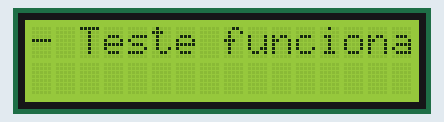
The sketch below on a simulated Arduino Uno, built with avr-gcc and run on an emulated ATmega328P. Parts: 16×2 character LCD.

Above: at 0.1 s.
At 5.1 s:
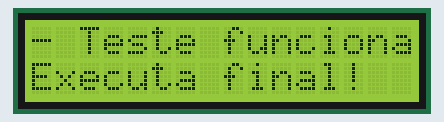
At 10.1 s:
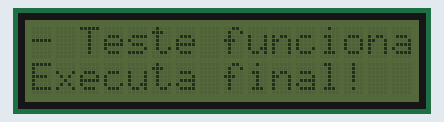
At 14.2 s:
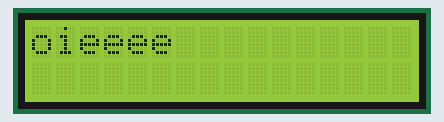
At 16.2 s:
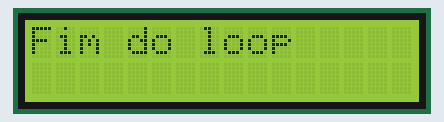

The sketch:

LCD_Com_I2C.ino
```cpp
/*
     CÓDIGO:  Q0624
     AUTOR:   BrincandoComIdeias
     LINK:    https://www.youtube.com/brincandocomideias ; https://cursodearduino.net/ ; https://cursoderobotica.net
     COMPRE:  https://www.arducore.com.br/
     SKETCH:  Exemplo LiquidCrystal_I2C
     DATA:    11/02/2020
*/

// INCLUSÃO DE BIBLIOTECAS
#include <Wire.h>
#include <LiquidCrystal_I2C.h>

// DEFINIÇÕES
#define endereco  0x27 // Endereços comuns: 0x27, 0x3F
#define colunas   16
#define linhas    2

// INSTANCIANDO OBJETOS
LiquidCrystal_I2C lcd(endereco, colunas, linhas);

void setup() {
  lcd.init(); // INICIA A COMUNICAÇÃO COM O DISPLAY
  lcd.backlight(); // LIGA A ILUMINAÇÃO DO DISPLAY
  lcd.clear(); // LIMPA O DISPLAY

  lcd.print("- Teste funciona?");
  delay(5000); // DELAY DE 5 SEGUNDOS
  lcd.setCursor(0, 1); // POSICIONA O CURSOR NA PRIMEIRA COLUNA DA LINHA 2
  lcd.print("Executa final!");
  delay(5000); // DELAY DE 5 SEGUNDOS

  lcd.noBacklight(); // DESLIGA A ILUMINAÇÃO DO DISPLAY
  delay(2000); // DELAY DE 2 SEGUNDOS
  lcd.backlight(); // LIGA A ILUMINAÇÃO DO DISPLAY
  delay(2000); // DELAY DE 2 SEGUNDOS

  lcd.clear(); // LIMPA O DISPLAY
  //lcd.noBacklight(); // DESLIGA A ILUMINAÇÃO DO DISPLAY
}

void loop() {

  //lcd.clear();
  lcd.print("oieeee");
  delay(2000);
  lcd.clear();
  lcd.setCursor(0, 0); // POSICIONA O CURSOR NA PRIMEIRA COLUNA DA LINHA 2
  lcd.print("Fim do loop");
  delay(2000);
  lcd.clear();

}
```

Measured:
- by itself, everything shown: repeats every 4.0 s, in 3 steps
- what the display in image 1 shows lasts 5.0 s, from 5.1 s to 10.1 s
- what the display in image 2 shows lasts 2.0 s, from 10.1 s to 12.1 s
